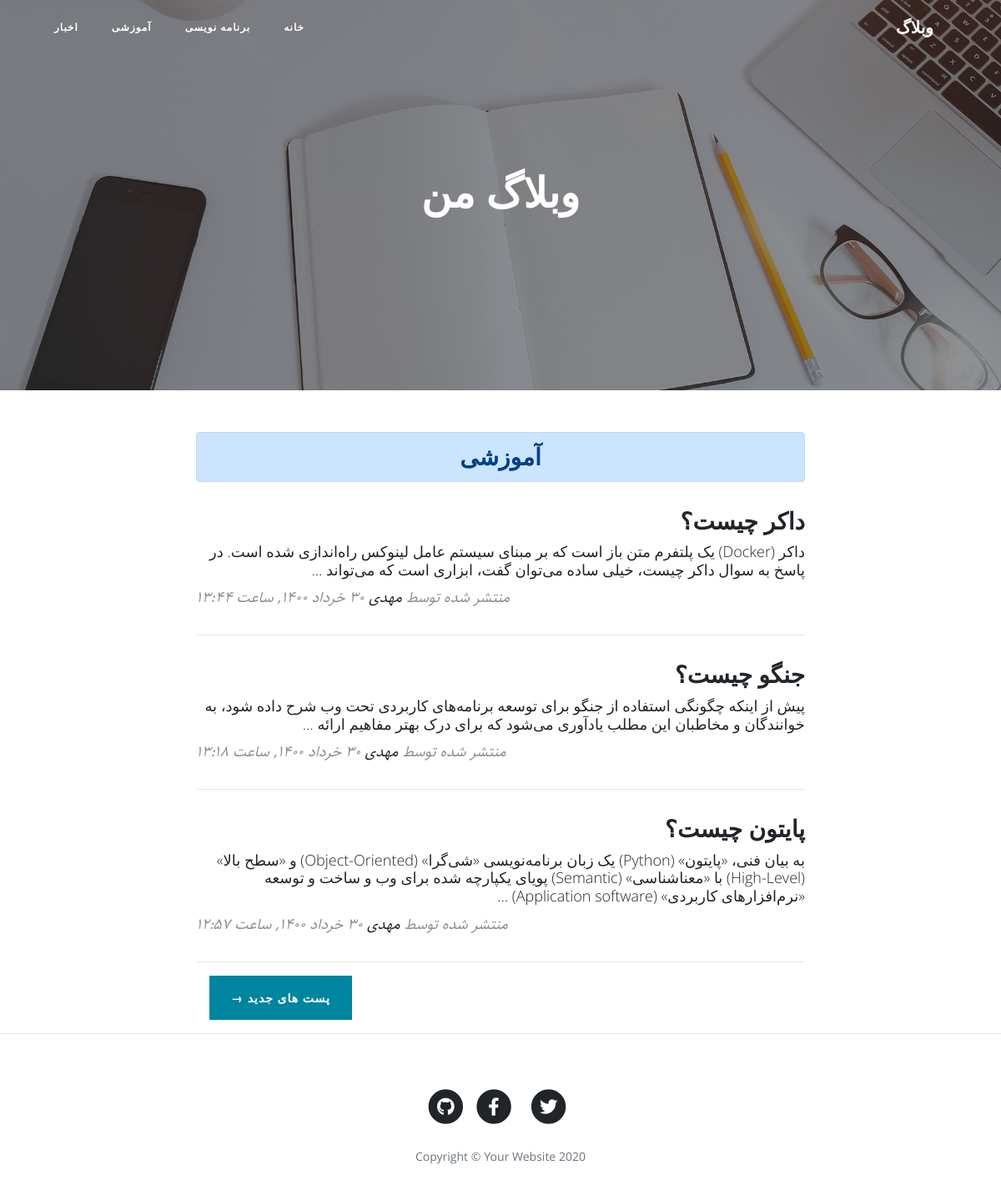
/category/learning/page/2, run on the app's committed database.
### blog/models.py (models this page shows, shortened)
class Category(models.Model):
    title = models.CharField(max_length = 200, verbose_name = "عنوان دسته بندی")
    slug = models.SlugField(max_length = 100, unique = True, verbose_name = "آدرس دسته بندی")
    status = models.BooleanField(default = True, verbose_name = "آیا نمایش داده شود؟")
    position = models.IntegerField(verbose_name = "پوزیشن")
    class Meta:
        verbose_name = "دسته بندی"
        verbose_name_plural = "دسته بندی ها"
        ordering = ['position']
    objects = CategoryManager()

class Article(models.Model):
    STATUS_CHOICES = (
        ('d', 'پیش نویس'),
        ('p', 'منتشر شده'),
    )
    title = models.CharField(max_length = 200, verbose_name = "عنوان مقاله")
    slug = models.SlugField(max_length = 100, unique = True, verbose_name = "آدرس مقاله")
    category = models.ManyToManyField(Category, verbose_name = "دسته بندی", related_name = "articles")
    description = models.TextField(verbose_name = "محتوا")
    thumbnail = models.ImageField(upload_to = "images", verbose_name = "تصویر مقاله")
    publish = models.DateTimeField(default = timezone.now, verbose_name = "زمان انتشار")
    created = models.DateTimeField(auto_now_add = True)
    updated = models.DateTimeField(auto_now = True)
    status = models.CharField(max_length = 1, choices = STATUS_CHOICES, verbose_name = "وضعیت")
    class Meta:
        verbose_name = "مقاله"
        verbose_name_plural = "مقالات"
        ordering = ['-publish']
    def jpublish(self):
        return jalali_converter(self.publish)
    jpublish.short_description = "زمان انتشار"
    objects = ArticleManager()

### blog/views.py (the view)
# urls.py: path('category/<slug:slug>', CategoryList.as_view(), name = "category"),
class CategoryList(ListView):
    paginate_by = 3
    template_name = "blog/category_list.html"
    def get_queryset(self):
        global category
        slug = self.kwargs.get('slug')
        category = get_object_or_404(Category.objects.active(), slug = slug)
        return category.articles.published()
    def get_context_data(self, **kwargs):
        context = super().get_context_data(**kwargs)
        context['category'] = category
        return context

### blog/models.py (called while the page is built)
    def published(self):
        return self.filter(status = 'p')

    def active(self):
        return self.filter(status = True)

### blog/templatetags/base_tags.py (called while the page is built)
@register.simple_tag
def title():
    return "وبلاگ"

@register.inclusion_tag("blog/partials/category_navbar.html")
def category_navbar():
    return {
        "category": Category.objects.active()
    }

### extensions/jalali.py (called while the page is built)
    def persian_tuple(self):
        return self.persian_year, self.persian_month, self.persian_day

### extensions/utils.py (called while the page is built)
def persian_numbers_converter(mystr):
    numbers = {
        "0" : "۰",
        "1" : "۱",
        "2" : "۲",
        "3" : "۳",
        "4" : "۴",
        "5" : "۵",
        "6" : "۶",
        "7" : "۷",
        "8" : "۸",
        "9" : "۹",
    }
    for e, p in numbers.items():
        mystr = mystr.replace(e, p)
    return mystr

def jalali_converter(time):
    jmonths = ["فروردین", "اردیبهشت", "خرداد", "تیر", "مرداد", "شهریور", "مهر", "آبان", "آذر", "دی", "بهمن", "اسفند"]
    time = timezone.localtime(time)
    time_to_str = "{},{},{}".format(time.year, time.month, time.day)
    time_to_tuple = jalali.Gregorian(time_to_str).persian_tuple()
    time_to_list = list(time_to_tuple)
    for index, month in enumerate(jmonths):
        if time_to_list[1] == index + 1:
            time_to_list[1] = month
            break
    output = " {} {} {}, ساعت {}:{}".format(
        time_to_list[2],
        time_to_list[1],
        time_to_list[0],
        time.hour,
        time.minute,
    )
    return persian_numbers_converter(output)

### blog/templates/blog/category_list.html (shortened to what this page needs)
{% extends 'blog/base.html' %}
{% load static %}
{% block main %}
  <header class="masthead" style="background-image: url('{% static 'blog/img/home-bg.jpg' %}')">
    <div class="overlay"></div>
    <div class="container">
      <div class="row">
        <div class="col-lg-8 col-md-10 mx-auto">
          <div class="site-heading">
            <h1>وبلاگ من</h1>
          </div>
        </div>
      </div>
    </div>
  </header>
  <div class="container">
    <div class="row">
      <div class="col-lg-8 col-md-10 mx-auto">
        <h3 class="alert alert-primary text-center">{{ category.title }}</h3>
        {% for article in object_list %}
          <div class="post-preview">
            <a href="{% url 'blog:detail' article.slug %}">
              <h2 class="post-title">
                {{ article.title }}
              </h2>
              <h3 class="post-subtitle">
                {{ article.description | truncatewords:30 }}
              </h3>
            </a>
            <p class="post-meta">منتشر شده توسط
              <a href="#">مهدی</a>
              {{ article.jpublish }}</p>
          </div>
          <hr>
        {% endfor %}
        {% if is_paginated %}
          <div class="clearfix pager-button">
            {% if page_obj.has_previous %}
              <a class="btn btn-primary float-right ml-3" href="{% url 'blog:category' category.slug  page_obj.previous_page_number %}">پست های جدید &rarr;</a>
            {% endif %}
          </div>
        {% endif %}
      </div>
    </div>
  </div>
{% endblock %}

### blog/templates/blog/partials/category_navbar.html
<div class="collapse navbar-collapse" id="navbarResponsive">
  <ul class="navbar-nav ml-auto">
      <li class="nav-item">
        <a class="nav-link" href="{% url 'blog:home' %}">خانه</a>
      </li>
      {% for cat in category %}
        <li class="nav-item">
          <a class="nav-link" href="{% url 'blog:category' cat.slug %}">{{ cat.title }}</a>
        </li>
      {% endfor %}
  </ul>
</div>

### blog/static/blog/css/rtl.css (style rules this page uses)
body { direction: rtl; text-align: right; font-family: "Sahel"; font-size: 16px; }
.navbar-nav { margin-left: initial !important; margin-right: auto; }
.post-meta { text-align: left; }
.pager-button { float: left; }
.site-heading h1 { font-size: 50px !important; }
.post-title { font-size: 28px !important; }
.post-subtitle { font-size: 18px; }

### data on the page
Category: title "برنامه نویسی"
Category: title "آموزشی"
Category: title "اخبار"
Article: title "داکر چیست؟", description "داکر (Docker) یک پلتفرم متن باز است که بر مبنای سیستم عامل لینوکس راه‌اندازی شده است. در پاسخ به سوال داکر چیست، خیلی ساده می‌توان گفت، ابزاری است که می‌تواند …", jpublish "۳۰ خرداد ۱۴۰۰, ساعت ۱۳:۴۴"
Article: title "جنگو چیست؟", description "پیش از اینکه چگونگی استفاده از جنگو برای توسعه برنامه‌های کاربردی تحت وب شرح داده شود، به خوانندگان و مخاطبان این مطلب یادآوری می‌شود که برای درک بهتر مفاهیم ارائه …", jpublish "۳۰ خرداد ۱۴۰۰, ساعت ۱۳:۱۸"
Article: title "پایتون چیست؟", description "به بیان فنی، «پایتون» (Python) یک زبان برنامه‌نویسی «شی‌گرا» (Object-Oriented) و «سطح بالا» (High-Level) با «معناشناسی» (Semantic) پویای یکپارچه شده برای وب و ساخت و توسعه «نرم‌افزارهای کاربردی» (Application software) …", jpublish "۳۰ خرداد ۱۴۰۰, ساعت ۱۲:۵۷"
